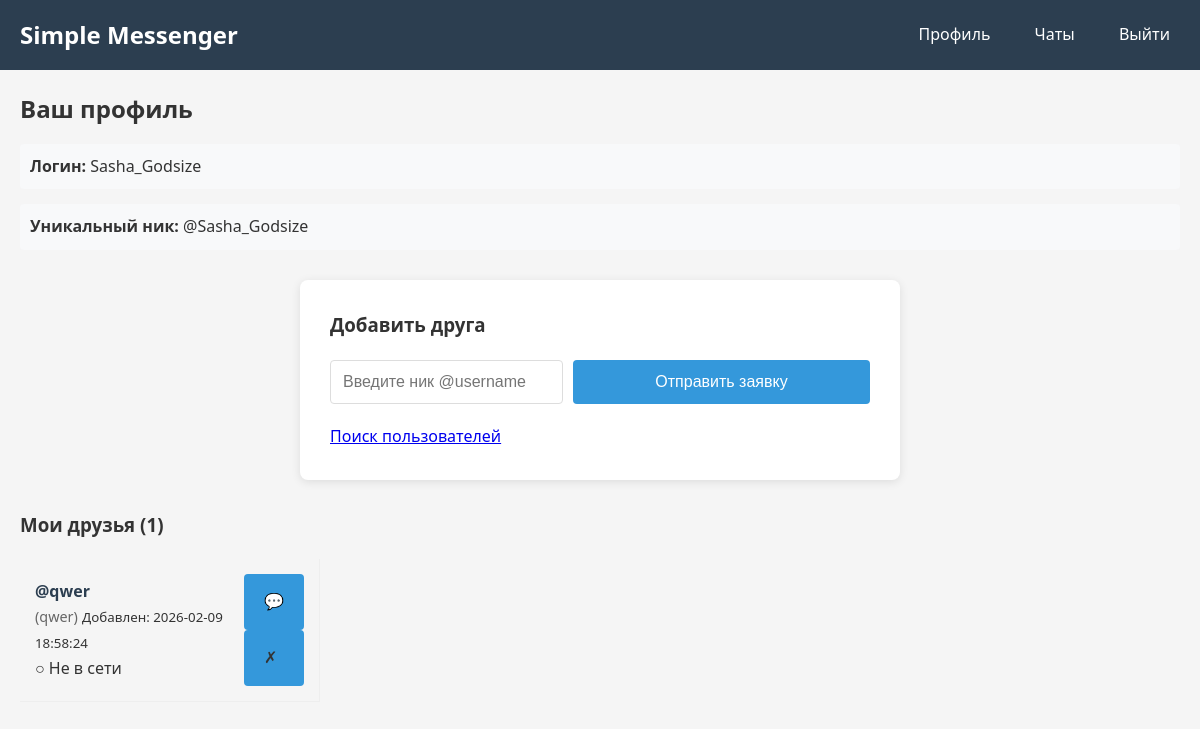
Screenshot of /profile (signed in) with the database file from the repository.
### tables this page shows
CREATE TABLE users (
            id INTEGER PRIMARY KEY AUTOINCREMENT,
            username TEXT UNIQUE NOT NULL,
            password TEXT NOT NULL,
            unique_nickname TEXT UNIQUE NOT NULL,
            created_at TIMESTAMP DEFAULT CURRENT_TIMESTAMP,
            last_seen TIMESTAMP DEFAULT CURRENT_TIMESTAMP
        );

CREATE TABLE friends (
            id INTEGER PRIMARY KEY AUTOINCREMENT,
            user_id INTEGER NOT NULL,
            friend_id INTEGER NOT NULL,
            status TEXT DEFAULT 'pending',
            requested_at TIMESTAMP DEFAULT CURRENT_TIMESTAMP,
            accepted_at TIMESTAMP,
            FOREIGN KEY (user_id) REFERENCES users (id),
            FOREIGN KEY (friend_id) REFERENCES users (id),
            UNIQUE(user_id, friend_id)
        );

### Мессенджер MAX/app.py (the view)
@app.route('/profile')
@login_required
def profile():
    user = db.get_user_by_id(session['user_id'])
    friend_requests = db.get_friend_requests(session['user_id'])
    friends = db.get_friends_with_status(session['user_id'])
    return render_template('profile.html',
                         user=user,
                         friend_requests=friend_requests,
                         friends=friends)

### Мессенджер MAX/app.py (called while the page is built)
def login_required(f):
    @wraps(f)
    def decorated_function(*args, **kwargs):
        if 'user_id' not in session:
            return redirect(url_for('login'))
        db.update_last_seen(session['user_id'])
        return f(*args, **kwargs)
    return decorated_function

### Мессенджер MAX/database.py (called while the page is built)
    def get_connection(self):
        return sqlite3.connect(self.db_name, detect_types=sqlite3.PARSE_DECLTYPES)

    def update_last_seen(self, user_id):
        conn = self.get_connection()
        cursor = conn.cursor()
        cursor.execute(
            'UPDATE users SET last_seen = CURRENT_TIMESTAMP WHERE id = ?',
            (user_id,)
        )
        conn.commit()
        conn.close()

    def get_user_by_id(self, user_id):
        conn = self.get_connection()
        cursor = conn.cursor()
        cursor.execute('SELECT id, username, unique_nickname FROM users WHERE id = ?', (user_id,))
        user = cursor.fetchone()
        conn.close()
        if user:
            status = self.get_user_status(user_id)
            return {
                'id': user[0],
                'username': user[1],
                'unique_nickname': user[2],
                'status': status
            }
        return None

    def get_friend_requests(self, user_id):
        conn = self.get_connection()
        cursor = conn.cursor()
        cursor.execute('''
            SELECT f.id, f.user_id, f.status, f.requested_at,
                   u.username, u.unique_nickname
            FROM friends f
            JOIN users u ON f.user_id = u.id
            WHERE f.friend_id = ? AND f.status = 'pending'
            ORDER BY f.requested_at DESC
        ''', (user_id,))
        requests = cursor.fetchall()
        conn.close()
        return [{
            'id': req[0],
            'user_id': req[1],
            'status': req[2],
            'requested_at': req[3],
            'username': req[4],
            'unique_nickname': req[5]
        } for req in requests]

### Мессенджер MAX/templates/profile.html (shortened to what this page needs)
{% extends "base.html" %}
{% block content %}
<div class="profile-container">
    <div class="profile-header">
        <h2>Ваш профиль</h2>
        <div class="profile-info">
            <p><strong>Логин:</strong> {{ user.username }}</p>
            <p><strong>Уникальный ник:</strong> {{ user.unique_nickname }}</p>
        </div>
    </div>
    <div class="profile-sections">
        <div class="section search-container">
            <h3>Добавить друга</h3>
            <form method="POST" action="{{ url_for('add_friend') }}" class="search-form">
                <input type="text" name="nickname" placeholder="Введите ник @username" required>
                <button type="submit" class="btn">Отправить заявку</button>
            </form>
            <p><a href="{{ url_for('search_users') }}">Поиск пользователей</a></p>
        </div>
        <div class="section">
            <h3>Мои друзья ({{ friends|length }})</h3>
            {% if friends %}
                <div class="friends-list users-list">
                    {% for friend in friends %}
                        <div class="friend-item user-item">
                            <div class="friend-info user-info">
                                <strong>{{ friend.unique_nickname }}</strong>
                                <span>({{ friend.username }})</span>
                                {% if friend.accepted_at %}
                                    <small>Добавлен: {{ friend.accepted_at }}</small>
                                {% endif %}
                                <div>
                                    {% if friend.status == 'online' %}
                                        ● В сети
                                    {% elif friend.status == 'recently' %}
                                        ● Был(а) недавно
                                    {% else %}
                                        ○ Не в сети
                                    {% endif %}
                                </div>
                            </div>
                            <div class="friend-actions">
                                <a href="{{ url_for('chat_with', receiver_id=friend.id) }}" class="btn">💬</a>
                                <a href="{{ url_for('remove_friend', friend_id=friend.id) }}" class="btn" onclick="return confirm('Удалить из друзей?')">✗</a>
                            </div>
                        </div>
                    {% endfor %}
                </div>
            {% else %}
                <p>У вас пока нет друзей</p>
            {% endif %}
        </div>
    </div>
</div>
{% endblock %}

### Мессенджер MAX/static/style.css (style rules this page uses)
* { margin: 0; padding: 0; box-sizing: border-box; }
body { font-family: 'Segoe UI', Tahoma, Geneva, Verdana, sans-serif; line-height: 1.6; color: #333; background-color: #f5f5f5; }
button { width: 100%; padding: 12px; background-color: #3498db; color: white; border: none; border-radius: 4px; font-size: 16px; cursor: pointer; transition: background-color 0.3s; }
.profile-info p { margin: 15px 0; padding: 10px; background-color: #f8f9fa; border-radius: 4px; }
.btn { display: inline-block; padding: 10px 20px; background-color: #3498db; color: white; text-decoration: none; border-radius: 4px; transition: background-color 0.3s; }
.users-list { width: 300px; border-right: 1px solid #eee; overflow-y: auto; }
.users-list a { display: block; padding: 15px 20px; color: #333; text-decoration: none; transition: background-color 0.3s; }
.search-container { max-width: 600px; margin: 30px auto; background: white; padding: 30px; border-radius: 8px; box-shadow: 0 2px 10px rgba(0,0,0,0.1); }
.search-form { display: flex; gap: 10px; margin: 20px 0; }
.search-form input { flex: 1; padding: 12px; border: 1px solid #ddd; border-radius: 4px; font-size: 16px; }
.users-list { list-style: none; margin: 20px 0; padding: 0; }
.user-item { display: flex; justify-content: space-between; align-items: center; padding: 15px; border-bottom: 1px solid #eee; }
.user-info { flex: 1; }
.user-info strong { display: block; color: #2c3e50; }
.user-info span { color: #666; font-size: 0.9em; }
.friend-item { position: relative; overflow: hidden; }
.friend-item::before { content: ''; position: absolute; top: 0; left: -100%; width: 100%; height: 100%; background: linear-gradient(90deg, transparent, rgba(255,255,255,0.2), transparent); transition: left 0.5s; }

### rows the page displays
users: username "Sasha_Godsize", unique_nickname "@Sasha_Godsize"
friends: unique_nickname "@qwer", username "qwer", accepted_at "2026-02-09 18:58:24"

### other values shown
{{ friends|length }} "1"
